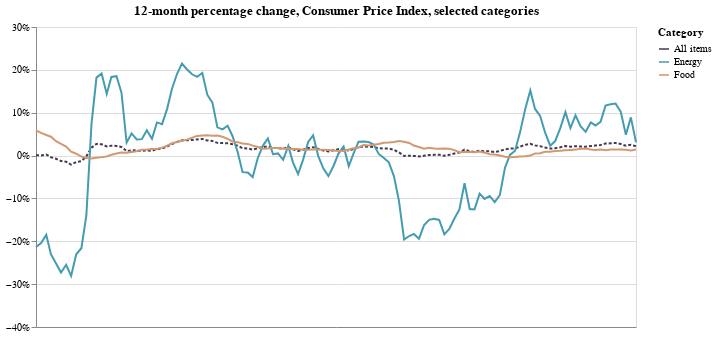

Here is the notebook cell this chart was saved with:
### Code cell
base = alt.Chart(
    three_cats,
    title="12-month percentage change, Consumer Price Index, selected categories"
).encode(
    x=alt.X(
        "date:T",
        timeUnit="yearmonth",
        axis=alt.Axis(
            title=None,
            labelAngle=0,
            grid=False,
            # A truly gnarly hack from https://github.com/altair-viz/altair/issues/187
            values=list(pd.to_datetime([
                '2008-11-01',
                '2010-11-01',
                '2012-11-01',
                '2014-11-01',
                '2016-11-01',
                '2018-11-01'
            ]).astype(int) / 10 ** 6)
        ),
    ),
    y=alt.Y(
        "pct_change:Q",
        axis=alt.Axis(title=None, format='%'),
        scale=alt.Scale(domain=[-0.4, 0.3])
    ),
    color=alt.Color(
        "series_items_name:N",
        legend=alt.Legend(title="Category"),
        scale=alt.Scale(range=["#423a51", "#449cb0", "#d09972"])
    )
)

all_items = base.transform_filter(
    alt.datum.series_items_name == 'All items'
).mark_line(strokeDash=[3, 2])

other_items = base.transform_filter(
    alt.datum.series_items_name != 'All items'
).mark_line()

(all_items + other_items).properties(width=600)

### Figure 1 — Vega-Lite specification as saved in the notebook (floating-point values rounded to 4 significant figures; data arrays with more than 128 entries replaced by an {"elided": "..."} marker saying what was removed)
{"$schema": "https://vega.github.io/schema/vega-lite/v2.4.3.json", "config": {"view": {"height": 300, "width": 400}}, "layer": [{"data": {"values": {"elided": "360 records"}}, "encoding": {"color": {"field": "series_items_name", "legend": {"title": "Category"}, "scale": {"range": ["#423a51", "#449cb0", "#d09972"]}, "type": "nominal"}, "x": {"axis": {"grid": false, "labelAngle": 0, "title": null, "values": [1225497600000, 1288569600000, 1351728000000, 1414800000000, 1477958400000, 1541030400000]}, "field": "date", "timeUnit": "yearmonth", "type": "temporal"}, "y": {"axis": {"format": "%", "title": null}, "field": "pct_change", "scale": {"domain": [-0.4, 0.3]}, "type": "quantitative"}}, "mark": {"strokeDash": [3, 2], "type": "line"}, "title": "12-month percentage change, Consumer Price Index, selected categories", "transform": [{"filter": "(datum.series_items_name === 'All items')"}]}, {"data": {"values": {"elided": "360 records"}}, "encoding": {"color": {"field": "series_items_name", "legend": {"title": "Category"}, "scale": {"range": ["#423a51", "#449cb0", "#d09972"]}, "type": "nominal"}, "x": {"axis": {"grid": false, "labelAngle": 0, "title": null, "values": [1225497600000, 1288569600000, 1351728000000, 1414800000000, 1477958400000, 1541030400000]}, "field": "date", "timeUnit": "yearmonth", "type": "temporal"}, "y": {"axis": {"format": "%", "title": null}, "field": "pct_change", "scale": {"domain": [-0.4, 0.3]}, "type": "quantitative"}}, "mark": "line", "title": "12-month percentage change, Consumer Price Index, selected categories", "transform": [{"filter": "(datum.series_items_name !== 'All items')"}]}], "width": 600}
